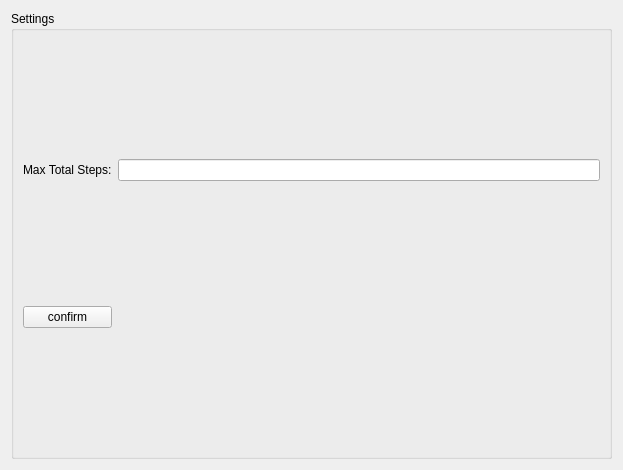
<?xml version="1.0" encoding="UTF-8"?>
<ui version="4.0">
 <class>SettingWidget</class>
 <widget class="QWidget" name="SettingWidget">
  <property name="geometry">
   <rect>
    <x>0</x>
    <y>0</y>
    <width>623</width>
    <height>470</height>
   </rect>
  </property>
  <property name="windowTitle">
   <string>Form</string>
  </property>
  <layout class="QGridLayout" name="gridLayout_2">
   <item row="0" column="0">
    <widget class="QGroupBox" name="groupBox">
     <property name="title">
      <string>Settings</string>
     </property>
     <layout class="QGridLayout" name="gridLayout">
      <item row="0" column="1">
       <widget class="QLineEdit" name="max_total_steps"/>
      </item>
      <item row="0" column="0">
       <widget class="QLabel" name="label">
        <property name="text">
         <string>Max Total Steps:</string>
        </property>
       </widget>
      </item>
      <item row="1" column="0">
       <widget class="QPushButton" name="confirm_button">
        <property name="text">
         <string>confirm</string>
        </property>
       </widget>
      </item>
     </layout>
    </widget>
   </item>
  </layout>
 </widget>
 <resources/>
 <connections/>
</ui>
